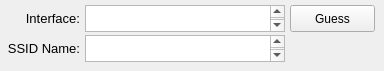
    <widget class="QWidget" name="page_10">
     <widget class="QTextEdit" name="textEdit_rf_detect_ssid_ssid">
      <property name="geometry">
       <rect>
        <x>85</x>
        <y>35</y>
        <width>200</width>
        <height>27</height>
       </rect>
      </property>
      <property name="font">
       <font>
        <pointsize>11</pointsize>
       </font>
      </property>
      <property name="tabChangesFocus">
       <bool>true</bool>
      </property>
      <property name="readOnly">
       <bool>false</bool>
      </property>
      <property name="html">
       <string>&lt;!DOCTYPE HTML PUBLIC &quot;-//W3C//DTD HTML 4.0//EN&quot; &quot;http://www.w3.org/TR/REC-html40/strict.dtd&quot;&gt;
&lt;html&gt;&lt;head&gt;&lt;meta name=&quot;qrichtext&quot; content=&quot;1&quot; /&gt;&lt;style type=&quot;text/css&quot;&gt;
p, li { white-space: pre-wrap; }
&lt;/style&gt;&lt;/head&gt;&lt;body style=&quot; font-family:'Ubuntu'; font-size:11pt; font-weight:400; font-style:normal;&quot;&gt;
&lt;p style=&quot;-qt-paragraph-type:empty; margin-top:0px; margin-bottom:0px; margin-left:0px; margin-right:0px; -qt-block-indent:0; text-indent:0px;&quot;&gt;&lt;br /&gt;&lt;/p&gt;&lt;/body&gt;&lt;/html&gt;</string>
      </property>
     </widget>
     <widget class="QLabel" name="label2_rf_detect_ssid_interface">
      <property name="geometry">
       <rect>
        <x>0</x>
        <y>10</y>
        <width>80</width>
        <height>16</height>
       </rect>
      </property>
      <property name="font">
       <font>
        <pointsize>10</pointsize>
       </font>
      </property>
      <property name="text">
       <string>Interface:</string>
      </property>
      <property name="alignment">
       <set>Qt::AlignRight|Qt::AlignTrailing|Qt::AlignVCenter</set>
      </property>
     </widget>
     <widget class="QLabel" name="label2_rf_detect_ssid_ssid">
      <property name="geometry">
       <rect>
        <x>0</x>
        <y>40</y>
        <width>80</width>
        <height>16</height>
       </rect>
      </property>
      <property name="font">
       <font>
        <pointsize>10</pointsize>
       </font>
      </property>
      <property name="text">
       <string>SSID Name:</string>
      </property>
      <property name="alignment">
       <set>Qt::AlignRight|Qt::AlignTrailing|Qt::AlignVCenter</set>
      </property>
     </widget>
     <widget class="QPushButton" name="pushButton_rf_detect_ssid_guess">
      <property name="geometry">
       <rect>
        <x>290</x>
        <y>5</y>
        <width>85</width>
        <height>27</height>
       </rect>
      </property>
      <property name="text">
       <string>Guess</string>
      </property>
     </widget>
     <widget class="QTextEdit" name="textEdit_rf_detect_ssid_interface">
      <property name="geometry">
       <rect>
        <x>85</x>
        <y>5</y>
        <width>200</width>
        <height>27</height>
       </rect>
      </property>
      <property name="font">
       <font>
        <pointsize>11</pointsize>
       </font>
      </property>
      <property name="tabChangesFocus">
       <bool>true</bool>
      </property>
      <property name="readOnly">
       <bool>false</bool>
      </property>
      <property name="html">
       <string>&lt;!DOCTYPE HTML PUBLIC &quot;-//W3C//DTD HTML 4.0//EN&quot; &quot;http://www.w3.org/TR/REC-html40/strict.dtd&quot;&gt;
&lt;html&gt;&lt;head&gt;&lt;meta name=&quot;qrichtext&quot; content=&quot;1&quot; /&gt;&lt;style type=&quot;text/css&quot;&gt;
p, li { white-space: pre-wrap; }
&lt;/style&gt;&lt;/head&gt;&lt;body style=&quot; font-family:'Ubuntu'; font-size:11pt; font-weight:400; font-style:normal;&quot;&gt;
&lt;p style=&quot;-qt-paragraph-type:empty; margin-top:0px; margin-bottom:0px; margin-left:0px; margin-right:0px; -qt-block-indent:0; text-indent:0px;&quot;&gt;&lt;br /&gt;&lt;/p&gt;&lt;/body&gt;&lt;/html&gt;</string>
      </property>
     </widget>
    </widget>
